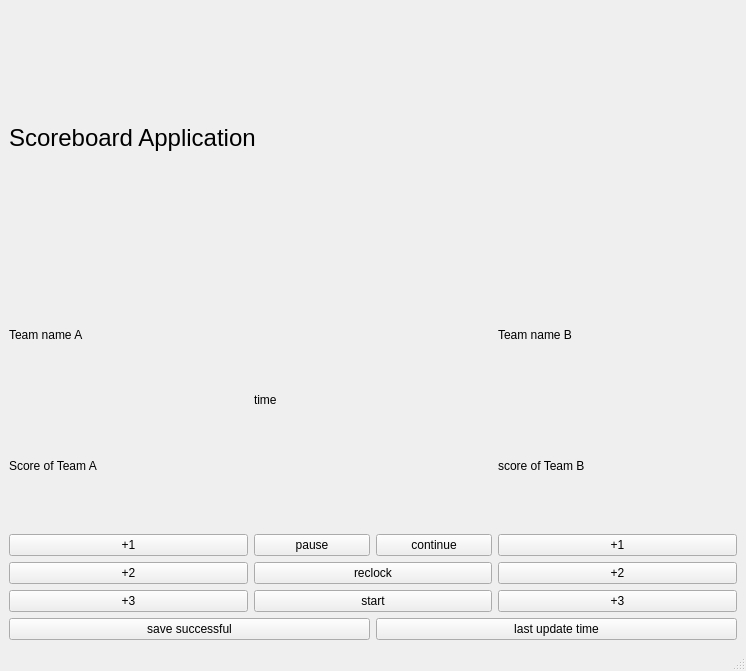
<?xml version="1.0" encoding="UTF-8"?>
<ui version="4.0">
 <class>MainWindow</class>
 <widget class="QMainWindow" name="MainWindow">
  <property name="geometry">
   <rect>
    <x>0</x>
    <y>0</y>
    <width>746</width>
    <height>671</height>
   </rect>
  </property>
  <property name="windowTitle">
   <string>MainWindow</string>
  </property>
  <widget class="QWidget" name="centralwidget">
   <layout class="QVBoxLayout" name="verticalLayout">
    <item>
     <layout class="QHBoxLayout" name="horizontalLayout_7">
      <item>
       <layout class="QHBoxLayout" name="horizontalLayout_8">
        <item>
         <widget class="QLabel" name="label">
          <property name="font">
           <font>
            <pointsize>18</pointsize>
           </font>
          </property>
          <property name="text">
           <string>Scoreboard Application</string>
          </property>
         </widget>
        </item>
        <item>
         <widget class="QLabel" name="label_7">
          <property name="text">
           <string/>
          </property>
          <property name="pixmap">
           <pixmap>../Documents/Screenshot 2025-05-14 at 11.25.39 am.png</pixmap>
          </property>
         </widget>
        </item>
       </layout>
      </item>
     </layout>
    </item>
    <item>
     <layout class="QHBoxLayout" name="horizontalLayout">
      <item>
       <layout class="QVBoxLayout" name="verticalLayout_2">
        <item>
         <widget class="QLabel" name="label_4">
          <property name="text">
           <string>Team name A</string>
          </property>
         </widget>
        </item>
        <item>
         <widget class="QLabel" name="label_5">
          <property name="text">
           <string>Score of Team A</string>
          </property>
         </widget>
        </item>
       </layout>
      </item>
      <item>
       <widget class="QLabel" name="label_6">
        <property name="text">
         <string>time</string>
        </property>
       </widget>
      </item>
      <item>
       <layout class="QVBoxLayout" name="verticalLayout_4">
        <item>
         <widget class="QLabel" name="label_3">
          <property name="text">
           <string>Team name B</string>
          </property>
         </widget>
        </item>
        <item>
         <widget class="QLabel" name="label_2">
          <property name="text">
           <string>score of Team B</string>
          </property>
         </widget>
        </item>
       </layout>
      </item>
     </layout>
    </item>
    <item>
     <layout class="QHBoxLayout" name="horizontalLayout_2">
      <item>
       <layout class="QHBoxLayout" name="horizontalLayout_3">
        <item>
         <layout class="QHBoxLayout" name="horizontalLayout_4">
          <item>
           <layout class="QVBoxLayout" name="verticalLayout_5">
            <item>
             <widget class="QPushButton" name="pushButton_5">
              <property name="text">
               <string>+1</string>
              </property>
             </widget>
            </item>
            <item>
             <widget class="QPushButton" name="pushButton">
              <property name="text">
               <string>+2</string>
              </property>
             </widget>
            </item>
            <item>
             <widget class="QPushButton" name="pushButton_6">
              <property name="text">
               <string>+3</string>
              </property>
             </widget>
            </item>
           </layout>
          </item>
         </layout>
        </item>
       </layout>
      </item>
      <item>
       <layout class="QVBoxLayout" name="verticalLayout_7">
        <item>
         <layout class="QHBoxLayout" name="horizontalLayout_5">
          <item>
           <widget class="QPushButton" name="pushButton_11">
            <property name="text">
             <string>pause</string>
            </property>
           </widget>
          </item>
          <item>
           <widget class="QPushButton" name="pushButton_12">
            <property name="text">
             <string>continue</string>
            </property>
           </widget>
          </item>
         </layout>
        </item>
        <item>
         <widget class="QPushButton" name="pushButton_10">
          <property name="text">
           <string>reclock</string>
          </property>
         </widget>
        </item>
        <item>
         <widget class="QPushButton" name="pushButton_9">
          <property name="text">
           <string>start</string>
          </property>
         </widget>
        </item>
       </layout>
      </item>
      <item>
       <layout class="QVBoxLayout" name="verticalLayout_6">
        <item>
         <widget class="QPushButton" name="pushButton_8">
          <property name="text">
           <string>+1</string>
          </property>
         </widget>
        </item>
        <item>
         <widget class="QPushButton" name="pushButton_3">
          <property name="text">
           <string>+2</string>
          </property>
         </widget>
        </item>
        <item>
         <widget class="QPushButton" name="pushButton_7">
          <property name="text">
           <string>+3</string>
          </property>
         </widget>
        </item>
       </layout>
      </item>
     </layout>
    </item>
    <item>
     <layout class="QHBoxLayout" name="horizontalLayout_6">
      <item>
       <widget class="QPushButton" name="pushButton_2">
        <property name="text">
         <string>save successful</string>
        </property>
       </widget>
      </item>
      <item>
       <widget class="QPushButton" name="pushButton_4">
        <property name="text">
         <string>last update time</string>
        </property>
       </widget>
      </item>
     </layout>
    </item>
   </layout>
  </widget>
  <widget class="QMenuBar" name="menubar">
   <property name="geometry">
    <rect>
     <x>0</x>
     <y>0</y>
     <width>746</width>
     <height>24</height>
    </rect>
   </property>
  </widget>
  <widget class="QStatusBar" name="statusbar"/>
 </widget>
 <resources/>
 <connections/>
</ui>
